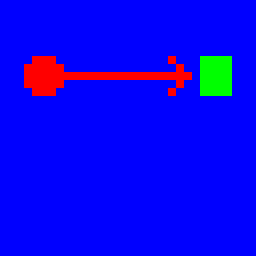

A level layout from a 2D game, rendered from its tile map. Below: a short description, then the map file with its tile-grid data intact:
An orthogonal 32x32 tile map with 8x8 px tiles, 1 tile layer (Tile Layer 1).

<map version="1.10" tiledversion="1.10.2" orientation="orthogonal" renderorder="right-down" width="32" height="32" tilewidth="8" tileheight="8" infinite="0" nextlayerid="2" nextobjectid="1">
 <editorsettings>
  <export target="../tempMAP.c" format="gba" />
 </editorsettings>
 <tileset firstgid="1" source="Map.tsx" />
 <layer id="1" name="Tile Layer 1" width="32" height="32">
  <data encoding="csv">
3,3,3,3,3,3,3,3,3,3,3,3,3,3,3,3,3,3,3,3,3,3,3,3,3,3,3,3,3,3,3,3,
3,3,3,3,3,3,3,3,3,3,3,3,3,3,3,3,3,3,3,3,3,3,3,3,3,3,3,3,3,3,3,3,
3,3,3,3,3,3,3,3,3,3,3,3,3,3,3,3,3,3,3,3,3,3,3,3,3,3,3,3,3,3,3,3,
3,3,3,3,3,3,3,3,3,3,3,3,3,3,3,3,3,3,3,3,3,3,3,3,3,3,3,3,3,3,3,3,
3,3,3,3,3,3,3,3,3,3,3,3,3,3,3,3,3,3,3,3,3,3,3,3,3,3,3,3,3,3,3,3,
3,3,3,3,3,3,3,3,3,3,3,3,3,3,3,3,3,3,3,3,3,3,3,3,3,3,3,3,3,3,3,3,
3,3,3,3,3,3,3,3,3,3,3,3,3,3,3,3,3,3,3,3,3,3,3,3,3,3,3,3,3,3,3,3,
3,3,3,3,1,1,1,3,3,3,3,3,3,3,3,3,3,3,3,3,3,1,3,3,3,2,2,2,2,3,3,3,
3,3,3,1,1,1,1,1,3,3,3,3,3,3,3,3,3,3,3,3,3,3,1,3,3,2,2,2,2,3,3,3,
3,3,3,1,1,1,1,1,1,1,1,1,1,1,1,1,1,1,1,1,1,1,1,1,3,2,2,2,2,3,3,3,
3,3,3,1,1,1,1,1,3,3,3,3,3,3,3,3,3,3,3,3,3,3,1,3,3,2,2,2,2,3,3,3,
3,3,3,3,1,1,1,3,3,3,3,3,3,3,3,3,3,3,3,3,3,1,3,3,3,2,2,2,2,3,3,3,
3,3,3,3,3,3,3,3,3,3,3,3,3,3,3,3,3,3,3,3,3,3,3,3,3,3,3,3,3,3,3,3,
3,3,3,3,3,3,3,3,3,3,3,3,3,3,3,3,3,3,3,3,3,3,3,3,3,3,3,3,3,3,3,3,
3,3,3,3,3,3,3,3,3,3,3,3,3,3,3,3,3,3,3,3,3,3,3,3,3,3,3,3,3,3,3,3,
3,3,3,3,3,3,3,3,3,3,3,3,3,3,3,3,3,3,3,3,3,3,3,3,3,3,3,3,3,3,3,3,
3,3,3,3,3,3,3,3,3,3,3,3,3,3,3,3,3,3,3,3,3,3,3,3,3,3,3,3,3,3,3,3,
3,3,3,3,3,3,3,3,3,3,3,3,3,3,3,3,3,3,3,3,3,3,3,3,3,3,3,3,3,3,3,3,
3,3,3,3,3,3,3,3,3,3,3,3,3,3,3,3,3,3,3,3,3,3,3,3,3,3,3,3,3,3,3,3,
3,3,3,3,3,3,3,3,3,3,3,3,3,3,3,3,3,3,3,3,3,3,3,3,3,3,3,3,3,3,3,3,
3,3,3,3,3,3,3,3,3,3,3,3,3,3,3,3,3,3,3,3,3,3,3,3,3,3,3,3,3,3,3,3,
3,3,3,3,3,3,3,3,3,3,3,3,3,3,3,3,3,3,3,3,3,3,3,3,3,3,3,3,3,3,3,3,
3,3,3,3,3,3,3,3,3,3,3,3,3,3,3,3,3,3,3,3,3,3,3,3,3,3,3,3,3,3,3,3,
3,3,3,3,3,3,3,3,3,3,3,3,3,3,3,3,3,3,3,3,3,3,3,3,3,3,3,3,3,3,3,3,
3,3,3,3,3,3,3,3,3,3,3,3,3,3,3,3,3,3,3,3,3,3,3,3,3,3,3,3,3,3,3,3,
3,3,3,3,3,3,3,3,3,3,3,3,3,3,3,3,3,3,3,3,3,3,3,3,3,3,3,3,3,3,3,3,
3,3,3,3,3,3,3,3,3,3,3,3,3,3,3,3,3,3,3,3,3,3,3,3,3,3,3,3,3,3,3,3,
3,3,3,3,3,3,3,3,3,3,3,3,3,3,3,3,3,3,3,3,3,3,3,3,3,3,3,3,3,3,3,3,
3,3,3,3,3,3,3,3,3,3,3,3,3,3,3,3,3,3,3,3,3,3,3,3,3,3,3,3,3,3,3,3,
3,3,3,3,3,3,3,3,3,3,3,3,3,3,3,3,3,3,3,3,3,3,3,3,3,3,3,3,3,3,3,3,
3,3,3,3,3,3,3,3,3,3,3,3,3,3,3,3,3,3,3,3,3,3,3,3,3,3,3,3,3,3,3,3,
3,3,3,3,3,3,3,3,3,3,3,3,3,3,3,3,3,3,3,3,3,3,3,3,3,3,3,3,3,3,3,3
</data>
 </layer>
</map>
